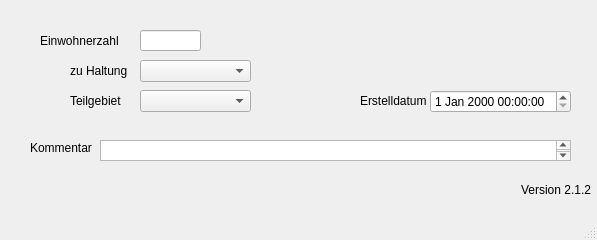
<?xml version="1.0" encoding="UTF-8"?>
<ui version="4.0">
 <class>EinwohnerspezifischeEinleitungen</class>
 <widget class="QMainWindow" name="EinwohnerspezifischeEinleitungen">
  <property name="enabled">
   <bool>true</bool>
  </property>
  <property name="geometry">
   <rect>
    <x>0</x>
    <y>0</y>
    <width>597</width>
    <height>240</height>
   </rect>
  </property>
  <property name="windowTitle">
   <string>MainWindow</string>
  </property>
  <widget class="QWidget" name="centralwidget">
   <widget class="QLabel" name="label_20">
    <property name="geometry">
     <rect>
      <x>70</x>
      <y>60</y>
      <width>61</width>
      <height>21</height>
     </rect>
    </property>
    <property name="text">
     <string>zu Haltung</string>
    </property>
   </widget>
   <widget class="QLabel" name="label_5">
    <property name="geometry">
     <rect>
      <x>40</x>
      <y>30</y>
      <width>91</width>
      <height>21</height>
     </rect>
    </property>
    <property name="text">
     <string>Einwohnerzahl</string>
    </property>
   </widget>
   <widget class="QLabel" name="label_22">
    <property name="geometry">
     <rect>
      <x>70</x>
      <y>90</y>
      <width>51</width>
      <height>21</height>
     </rect>
    </property>
    <property name="text">
     <string>Teilgebiet</string>
    </property>
   </widget>
   <widget class="QLineEdit" name="ew">
    <property name="geometry">
     <rect>
      <x>140</x>
      <y>30</y>
      <width>61</width>
      <height>21</height>
     </rect>
    </property>
   </widget>
   <widget class="QComboBox" name="haltnam">
    <property name="geometry">
     <rect>
      <x>140</x>
      <y>60</y>
      <width>111</width>
      <height>22</height>
     </rect>
    </property>
   </widget>
   <widget class="QComboBox" name="teilgebiet">
    <property name="geometry">
     <rect>
      <x>140</x>
      <y>90</y>
      <width>111</width>
      <height>22</height>
     </rect>
    </property>
   </widget>
   <widget class="QTextEdit" name="kommentar">
    <property name="geometry">
     <rect>
      <x>100</x>
      <y>140</y>
      <width>471</width>
      <height>21</height>
     </rect>
    </property>
   </widget>
   <widget class="QLabel" name="label_14">
    <property name="geometry">
     <rect>
      <x>30</x>
      <y>140</y>
      <width>81</width>
      <height>16</height>
     </rect>
    </property>
    <property name="text">
     <string>Kommentar</string>
    </property>
   </widget>
   <widget class="QLabel" name="label_70">
    <property name="geometry">
     <rect>
      <x>360</x>
      <y>90</y>
      <width>71</width>
      <height>21</height>
     </rect>
    </property>
    <property name="text">
     <string>Erstelldatum</string>
    </property>
   </widget>
   <widget class="QgsDateTimeEdit" name="createdat">
    <property name="geometry">
     <rect>
      <x>430</x>
      <y>90</y>
      <width>141</width>
      <height>23</height>
     </rect>
    </property>
   </widget>
   <widget class="QLabel" name="lb_version">
    <property name="geometry">
     <rect>
      <x>520</x>
      <y>180</y>
      <width>71</width>
      <height>20</height>
     </rect>
    </property>
    <property name="toolTip">
     <string>Version QKan Import</string>
    </property>
    <property name="text">
     <string>Version 2.1.2</string>
    </property>
    <property name="alignment">
     <set>Qt::AlignRight|Qt::AlignTrailing|Qt::AlignVCenter</set>
    </property>
   </widget>
  </widget>
  <widget class="QMenuBar" name="menubar">
   <property name="geometry">
    <rect>
     <x>0</x>
     <y>0</y>
     <width>597</width>
     <height>21</height>
    </rect>
   </property>
  </widget>
  <widget class="QStatusBar" name="statusbar"/>
 </widget>
 <customwidgets>
  <customwidget>
   <class>QgsDateTimeEdit</class>
   <extends>QDateTimeEdit</extends>
   <header>qgsdatetimeedit.h</header>
  </customwidget>
 </customwidgets>
 <tabstops>
  <tabstop>ew</tabstop>
  <tabstop>teilgebiet</tabstop>
  <tabstop>haltnam</tabstop>
 </tabstops>
 <resources/>
 <connections/>
</ui>
